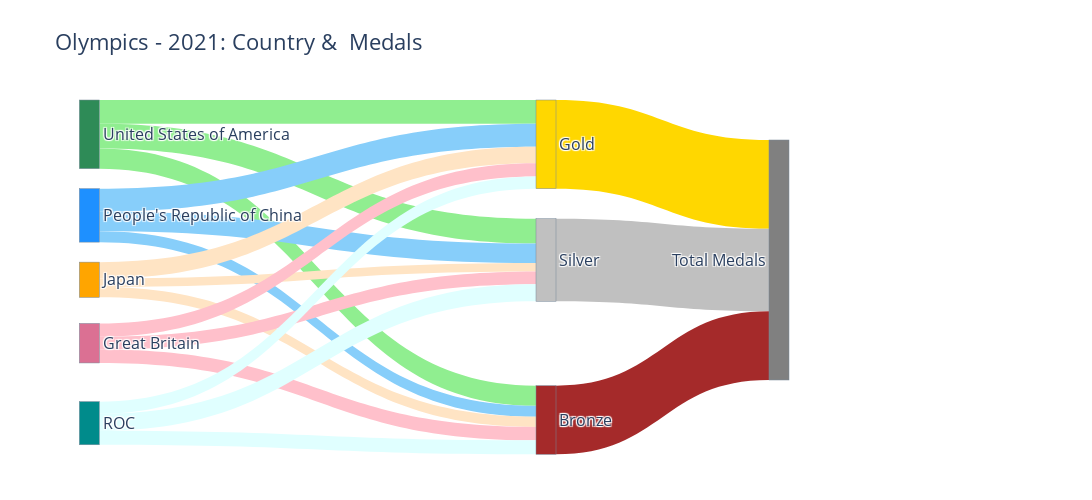

The cell this chart's notebook holds for it:
### Code cell
# Display the figure
NODES = dict(pad  = 20, thickness = 20, line  = dict(color = "lightslategrey", width = 0.5),hovertemplate=" ",
            label = node_labels, color = node_colors,
            x = node_x_pos, y = node_y_pos, )
LINKS = dict(source = source, target = target, value = link_values, 
            label = link_labels, color = link_colors,
            hovertemplate="%{label}",)
data = go.Sankey( arrangement='snap', node = NODES, link = LINKS)
fig = go.Figure(data)
fig.update_traces( valueformat='3d', valuesuffix=' Medals', selector=dict(type='sankey'))
fig.update_layout(title="Olympics 2021: Country & Medals",  font_size=16,  width=1200,height=500,)
fig.update_layout(hoverlabel=dict( bgcolor="grey", font_size=14, font_family="Rockwell"))
fig.show()

### Figure 1 — Plotly figure (JSON) as saved in the notebook; plotly's stock layout.template omitted (floating-point values rounded to 4 significant figures)
{"data": [{"arrangement": "snap", "link": {"color": ["lightgreen", "lightgreen", "lightgreen", "lightskyblue", "lightskyblue", "lightskyblue", "bisque", "bisque", "bisque", "pink", "pink", "pink", "lightcyan", "lightcyan", "lightcyan", "gold", "silver", "brown"], "hovertemplate": "%{label}", "label": ["United States of America-Gold", "United States of America-Silver", "United States of America-Bronze", "People's Republic of China-Gold", "People's Republic of China-Silver", "People's Republic of China-Bronze", "Japan-Gold", "Japan-Silver", "Japan-Bronze", "Great Britain-Gold", "Great Britain-Silver", "Great Britain-Bronze", "ROC-Gold", "ROC-Silver", "ROC-Bronze", "Gold", "Silver", "Bronze"], "source": [0, 0, 0, 1, 1, 1, 2, 2, 2, 3, 3, 3, 4, 4, 4, 5, 6, 7], "target": [5, 6, 7, 5, 6, 7, 5, 6, 7, 5, 6, 7, 5, 6, 7, 8, 8, 8], "value": [39, 41, 33, 38, 32, 18, 27, 14, 17, 22, 21, 22, 20, 28, 23, 146, 136, 113]}, "node": {"color": ["seagreen", "dodgerblue", "orange", "palevioletred", "darkcyan", "gold", "silver", "brown", "grey"], "hovertemplate": " ", "label": ["United States of America", "People's Republic of China", "Japan", "Great Britain", "ROC", "Gold", "Silver", "Bronze", "Total Medals"], "line": {"color": "lightslategrey", "width": 0.5}, "pad": 20, "thickness": 20, "x": [0.01, 0.01, 0.01, 0.01, 0.01, 0.5, 0.5, 0.5, 0.75], "y": [0.01, 0.26, 0.51, 0.76, 1.01, 0.01, 0.5, 1, 0.5]}, "type": "sankey", "valueformat": "3d", "valuesuffix": " Medals"}], "layout": {"font": {"size": 16}, "height": 500, "hoverlabel": {"bgcolor": "grey", "font": {"family": "Rockwell", "size": 14}}, "title": {"text": "Olympics - 2021: Country &  Medals"}, "width": 1200}}
